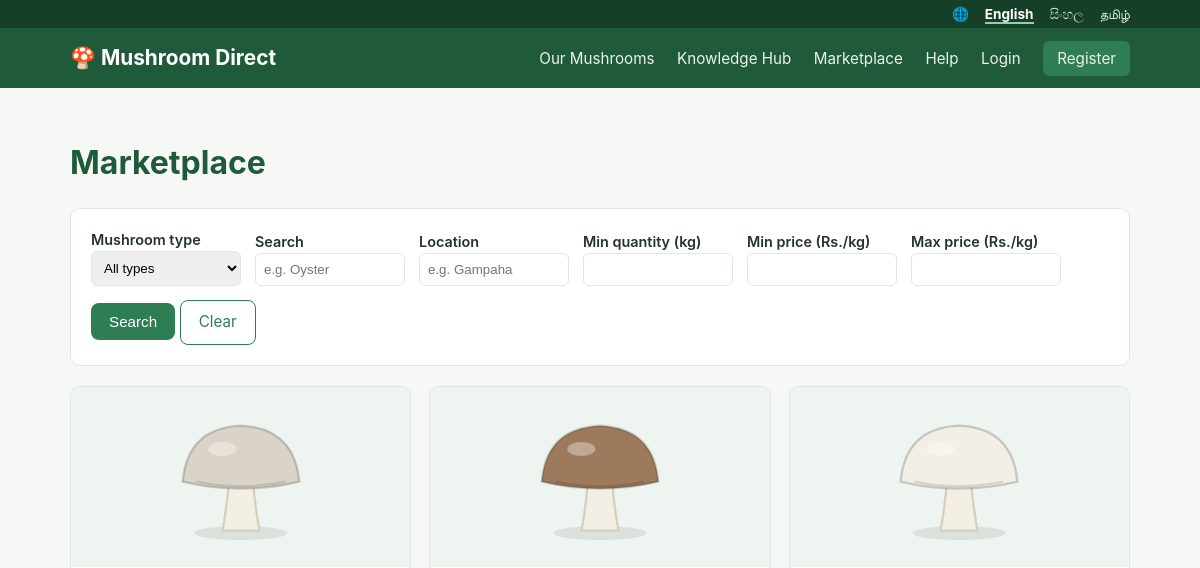
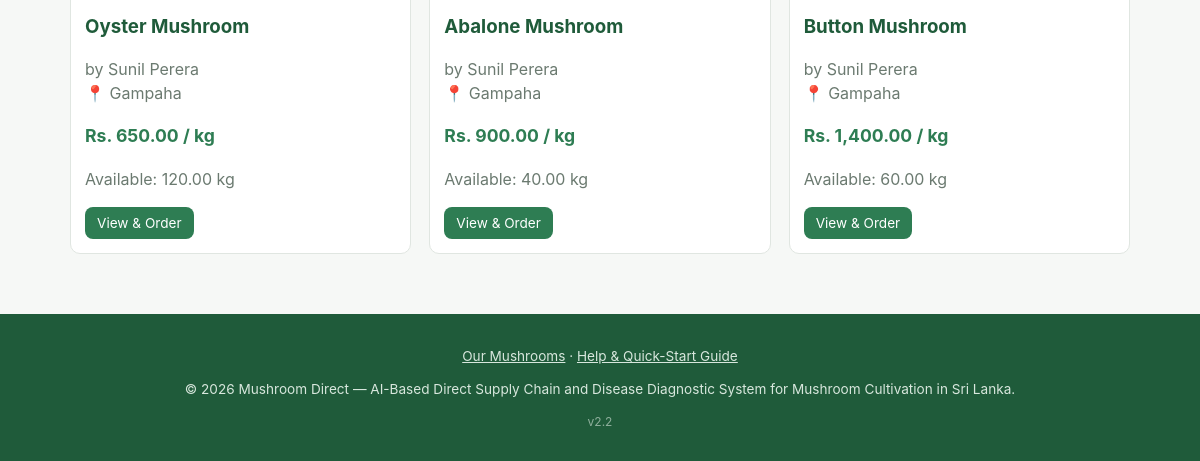
The app's page /buyer/marketplace.php, older data (2 pictures, top to bottom).
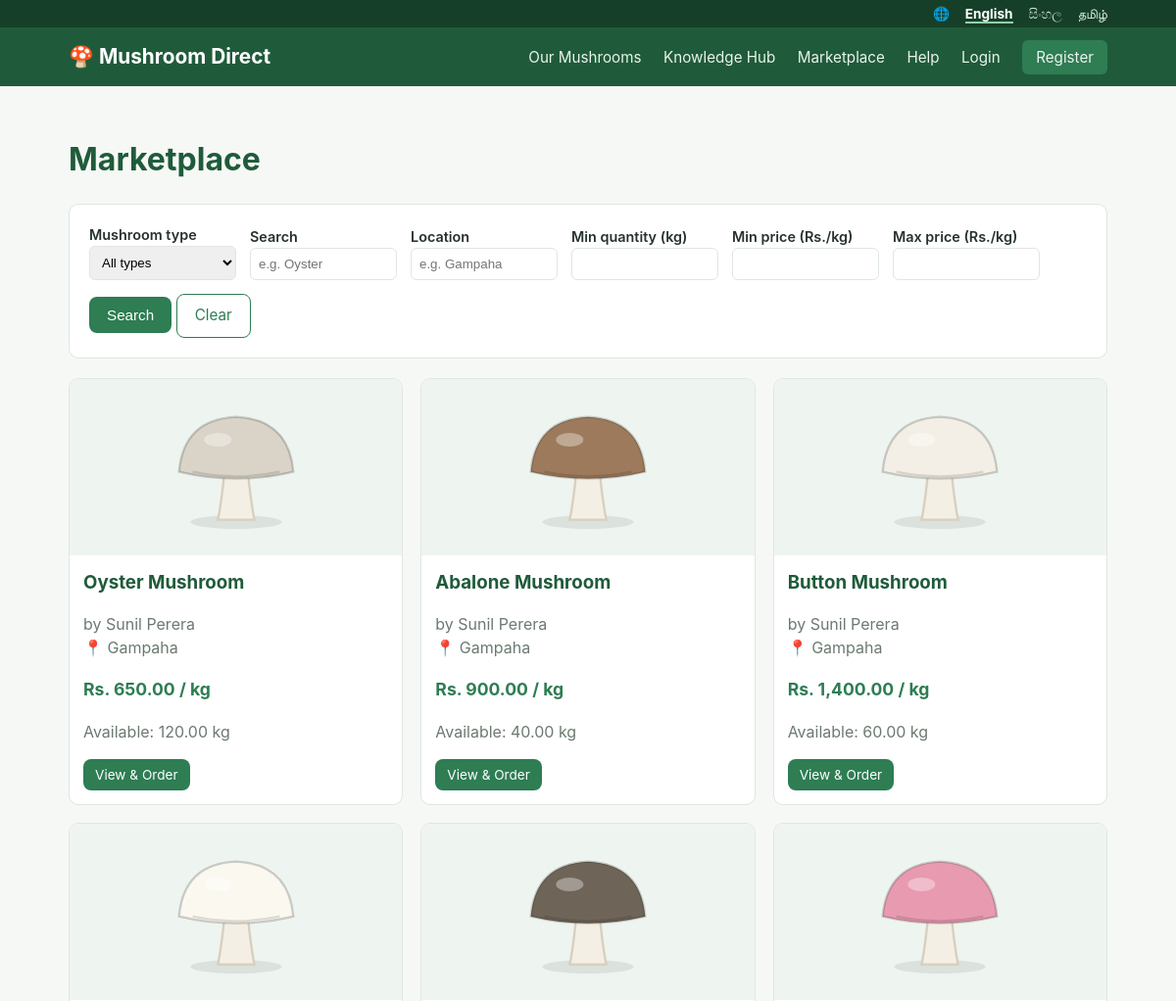
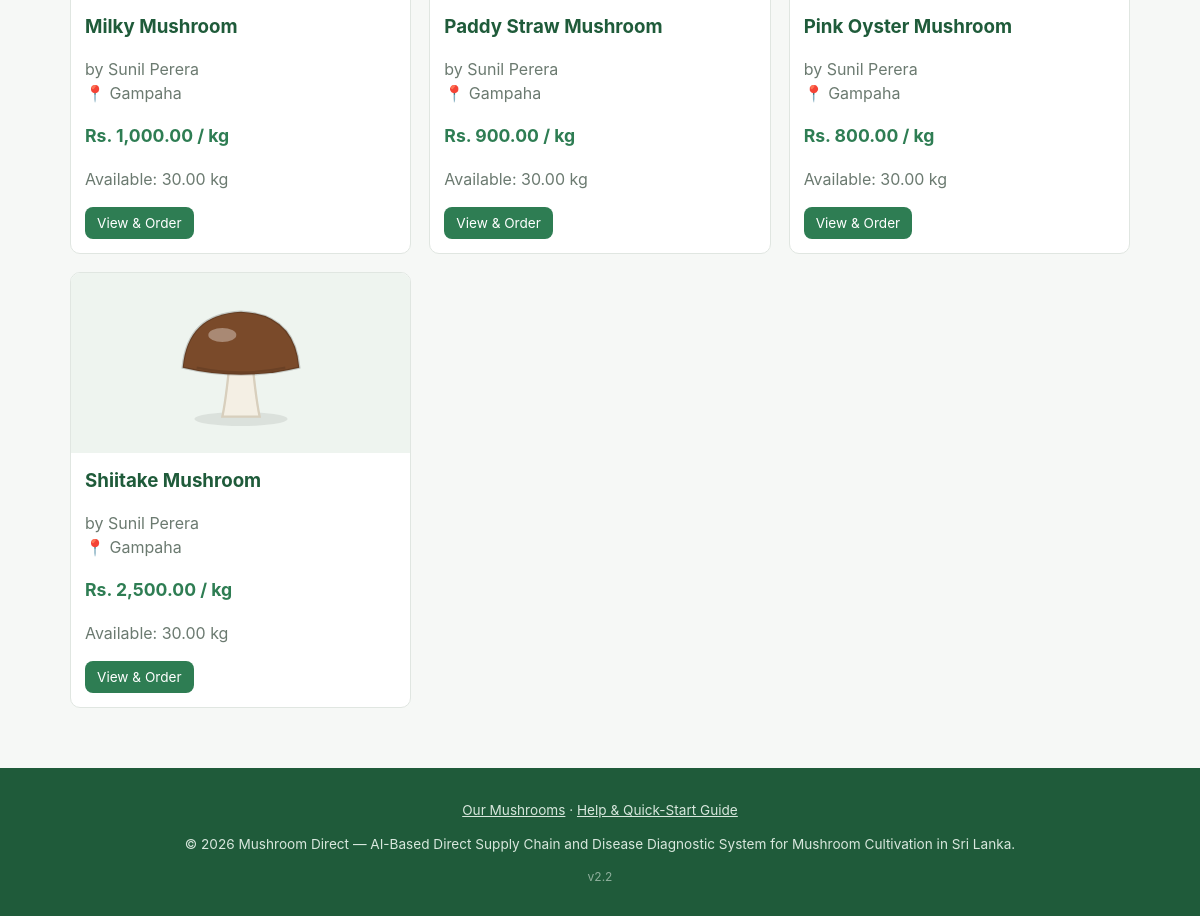
The same page, newer data (2 pictures, top to bottom).
### tables this page shows
CREATE TABLE listings (
  id INT AUTO_INCREMENT PRIMARY KEY,
  farmer_id INT NOT NULL,
  mushroom_type_id INT NULL,
  mushroom_type VARCHAR(100) NOT NULL,
  description TEXT,
  quantity_kg DECIMAL(10,2) NOT NULL,
  price_per_kg DECIMAL(10,2) NOT NULL,
  harvest_date DATE NULL,
  location VARCHAR(100) NULL COMMENT 'District / town of the farm (FR-MKT.3 filter)',
  image VARCHAR(255),
  status ENUM('active','sold_out','removed') NOT NULL DEFAULT 'active',
  created_at TIMESTAMP DEFAULT CURRENT_TIMESTAMP,
  FOREIGN KEY (farmer_id) REFERENCES users(id) ON DELETE CASCADE,
  FOREIGN KEY (mushroom_type_id) REFERENCES mushroom_types(id) ON DELETE SET NULL
);

CREATE TABLE users (
  id INT AUTO_INCREMENT PRIMARY KEY,
  role ENUM('farmer','buyer','admin','expert') NOT NULL,
  full_name VARCHAR(150) NOT NULL,
  email VARCHAR(150) NOT NULL UNIQUE,
  phone VARCHAR(20),
  password_hash VARCHAR(255) NOT NULL,
  business_name VARCHAR(150) NULL COMMENT 'Farm name (farmer) or Hotel/Restaurant name (buyer)',
  address VARCHAR(255),
  profile_image VARCHAR(255),
  is_verified TINYINT(1) NOT NULL DEFAULT 0,
  otp_code VARCHAR(255) NULL COMMENT 'Hashed one-time verification code (FR-AUTH.2)',
  otp_expires_at DATETIME NULL,
  reset_token VARCHAR(255) NULL COMMENT 'Hashed password-reset token (FR-AUTH.4)',
  reset_expires_at DATETIME NULL,
  status ENUM('active','suspended') NOT NULL DEFAULT 'active',
  created_at TIMESTAMP DEFAULT CURRENT_TIMESTAMP
);

### includes/auth.php (called while the page is built, shortened)
<?php
function current_user() {
    return $_SESSION['user'] ?? null;
}

### buyer/marketplace.php (the view, shortened to what this page needs)
<?php
require_once __DIR__ . '/../includes/bootstrap.php';
$search = trim($_GET['q'] ?? '');
$minPrice = $_GET['min_price'] ?? '';
$maxPrice = $_GET['max_price'] ?? '';
$location = trim($_GET['location'] ?? '');
$minQty = $_GET['min_qty'] ?? '';
$sql = "SELECT l.*, u.full_name AS farmer_name, u.address AS farmer_address, " . LISTING_TYPE_COLUMNS . ",
               (SELECT AVG(r.rating) FROM reviews r WHERE r.farmer_id = l.farmer_id) AS farmer_rating
        FROM listings l
        JOIN users u ON u.id = l.farmer_id
        LEFT JOIN mushroom_types mt ON mt.id = l.mushroom_type_id
        WHERE l.status = 'active' AND u.status = 'active'";
$params = [];
$sql .= ' ORDER BY l.created_at DESC';
$stmt = $pdo->prepare($sql);
$stmt->execute($params);
$listings = $stmt->fetchAll();
include __DIR__ . '/../includes/header.php';
?>
<h1><?= te('nav.marketplace') ?></h1>
<form class="card filter-form" method="get" action="">
  <div>
    <label><?= te('mush.type') ?></label>
    <select name="type">
      <option value="0"><?= te('market.all_types') ?></option>
    </select>
  </div>
  <div>
    <label><?= te('common.search') ?></label>
    <input type="text" name="q" value="<?= e($search) ?>" placeholder="<?= te('market.search_ph') ?>">
  </div>
  <div>
    <label><?= te('common.location') ?></label>
    <input type="text" name="location" value="<?= e($location) ?>" placeholder="<?= te('market.location_ph') ?>">
  </div>
  <div>
    <label><?= te('market.min_qty') ?></label>
    <input type="number" name="min_qty" value="<?= e($minQty) ?>">
  </div>
  <div>
    <label><?= te('market.min_price') ?></label>
    <input type="number" name="min_price" value="<?= e($minPrice) ?>">
  </div>
  <div>
    <label><?= te('market.max_price') ?></label>
    <input type="number" name="max_price" value="<?= e($maxPrice) ?>">
  </div>
  <div class="filter-actions">
    <button type="submit" class="btn"><?= te('common.search') ?></button>
    <a href="?" class="btn btn-outline"><?= te('common.clear') ?></a>
  </div>
</form>
<?php if (!$listings): ?>
  <p class="muted"><?= te('market.none') ?></p>
<?php else: ?>
  <div class="grid">
    <?php foreach ($listings as $l): ?>
      <div class="listing-card">
        <?= listing_picture($l) ?>
        <div class="body">
          <h3 style="margin: 0 0 4px;"><?= e(listing_title($l)) ?></h3>
          <p class="muted"><?= te('common.by', ['name' => $l['farmer_name']]) ?>
            <?php if ($l['location'] ?: $l['farmer_address']): ?><br>📍 <?= e($l['location'] ?: $l['farmer_address']) ?><?php endif; ?></p>
          <p class="price"><?= format_money($l['price_per_kg']) ?> <?= te('common.per_kg') ?></p>
          <p class="muted"><?= te('common.available', ['qty' => $l['quantity_kg']]) ?></p>
          <a href="<?= BASE_URL ?>/buyer/listing_view.php?id=<?= (int) $l['id'] ?>" class="btn btn-small"><?= te('market.view_order') ?></a>
        </div>
      </div>
    <?php endforeach; ?>
  </div>
<?php endif; ?>
<?php include __DIR__ . '/../includes/footer.php'; ?>

### includes/header.php (shortened to what this page needs)
<?php
$user = current_user();
$lang = current_lang();
?>
<!DOCTYPE html>
<html lang="<?= e($lang) ?>">
<head>
<link rel="stylesheet" href="<?= BASE_URL ?>/assets/css/style.css">
</head>
<body class="lang-<?= e($lang) ?>">
<div class="lang-bar">
  <div class="container">
    🌐
    <?php foreach (LANGUAGES as $code => $label): ?>
      <a href="<?= e(lang_url($code)) ?>" class="<?= $code === $lang ? 'active' : '' ?>"><?= e($label) ?></a>
    <?php endforeach; ?>
  </div>
</div>
<header class="site-header">
  <div class="container header-inner">
    <a class="brand" href="<?= BASE_URL ?>/index.php">🍄 <?= te('app.name') ?></a>
    <nav class="main-nav">
      <a href="<?= BASE_URL ?>/mushrooms/index.php"><?= te('nav.mushrooms') ?></a>
      <a href="<?= BASE_URL ?>/knowledge/index.php"><?= te('nav.knowledge') ?></a>
      <?php if (!$user): ?>
        <a href="<?= BASE_URL ?>/buyer/marketplace.php"><?= te('nav.marketplace') ?></a>
        <a href="<?= BASE_URL ?>/help.php"><?= te('nav.help') ?></a>
        <a href="<?= BASE_URL ?>/auth/login.php"><?= te('nav.login') ?></a>
        <a href="<?= BASE_URL ?>/auth/register.php" class="btn-nav"><?= te('nav.register') ?></a>
      <?php endif; ?>
    </nav>
  </div>
</header>
<main class="container page-main">

### includes/functions.php (shortened to what this page needs)
<?php
function e($value) {
    return htmlspecialchars((string) $value, ENT_QUOTES, 'UTF-8');
}
function format_money($amount) {
    return 'Rs. ' . number_format((float) $amount, 2);
}
function current_lang() {
    static $lang = null;
    if ($lang === null) {
        $lang = $_SESSION['lang'] ?? ($_COOKIE['lang'] ?? 'en');
    }
    return $lang;
}
function set_lang_from_request() {
    $lang = $_GET['lang'] ?? null;
}
function t($key, array $vars = []) {
    static $strings = [];
    $lang = current_lang();
    if (!isset($strings[$lang])) {
        $strings['en'] = $strings['en'] ?? require __DIR__ . '/../lang/en.php';
        $strings[$lang] = $lang === 'en' ? $strings['en'] : require __DIR__ . '/../lang/' . $lang . '.php';
    }
    $text = $strings[$lang][$key] ?? ($strings['en'][$key] ?? $key);
    foreach ($vars as $name => $value) {
        $text = str_replace('{' . $name . '}', (string) $value, $text);
    }
    return $text;
}
function te($key, array $vars = []) {
    return e(t($key, $vars));
}
function tr_field($row, $field) {
    $lang = current_lang();
    return $row[$field] ?? '';
}
function lang_url($code) {
    $query = $_GET;
    $query['lang'] = $code;
    return strtok($_SERVER['REQUEST_URI'] ?? '', '?') . '?' . http_build_query($query);
}
function mushroom_picture($type, $size = 150) {
    $cap = preg_match('/^#[0-9a-f]{6}$/i', $type['color'] ?? '') ? $type['color'] : '#c9b79c';
    return '<svg width="' . (int) $size . '" height="' . (int) $size . '" viewBox="0 0 120 120" role="img" aria-label="' . e(tr_field($type, 'name')) . '">'
        . '<ellipse cx="60" cy="108" rx="40" ry="6" fill="#000" opacity=".08"/>'
        . '<path d="M50 62 Q47 92 44 106 L76 106 Q73 92 70 62 Z" fill="#f4efe4" stroke="#d8cfbd" stroke-width="2"/>'
        . '<path d="M10 64 Q14 18 60 16 Q106 18 110 64 Q60 76 10 64 Z" fill="' . $cap . '" stroke="rgba(0,0,0,.18)" stroke-width="2"/>'
        . '<path d="M22 64 Q60 72 98 64" stroke="rgba(0,0,0,.12)" stroke-width="2" fill="none"/>'
        . '<ellipse cx="44" cy="36" rx="12" ry="6" fill="#fff" opacity=".35"/>'
        . '</svg>';
}
function listing_title($listing) {
    $lang = current_lang();
    return $listing['mushroom_type'];
}
function listing_picture($listing, $size = 140) {
    return '<div class="pic-fallback">' . mushroom_picture(['name' => listing_title($listing), 'color' => $listing['mt_color'] ?? null], $size) . '</div>';
}

### includes/footer.php
</main>
<footer class="site-footer">
  <div class="container">
    <p>
      <a href="<?= BASE_URL ?>/mushrooms/index.php" style="color:inherit;"><?= te('nav.mushrooms') ?></a> &middot;
      <a href="<?= BASE_URL ?>/help.php" style="color:inherit;"><?= te('footer.help') ?></a>
    </p>
    <p>&copy; <?= date('Y') ?> <?= te('app.name') ?> &mdash; <?= te('footer.tagline') ?></p>
    <p style="opacity:.6; font-size:.75rem;">v<?= e(APP_VERSION) ?></p>
  </div>
</footer>
</body>
</html>

### assets/css/style.css (style rules this page uses)
:root { --green: #2e7d53; --green-dark: #1f5b3a; --navy: #1f4e5f; --bg: #f6f8f6; --card: #ffffff; --text: #26332c; --muted: #6b7a70; --border: #e0e6e1; --danger: #c0392b; --radius: 10px; }
* { box-sizing: border-box; }
body { margin: 0; font-family: -apple-system, "Segoe UI", Roboto, Arial, sans-serif; background: var(--bg); color: var(--text); line-height: 1.5; }
.container { max-width: 1100px; margin: 0 auto; padding: 0 20px; }
.site-header { background: var(--green-dark); color: #fff; }
.header-inner { display: flex; justify-content: space-between; align-items: center; flex-wrap: wrap; padding: 14px 20px; }
.brand { color: #fff; font-size: 1.3rem; font-weight: 700; text-decoration: none; }
.main-nav a { color: #eaf3ec; text-decoration: none; margin-left: 18px; font-size: 0.95rem; }
.main-nav .btn-nav { background: var(--green); padding: 8px 14px; border-radius: 6px; }
.page-main { padding: 30px 20px 60px; min-height: 60vh; }
h1, h2, h3 { color: var(--green-dark); }
.card { background: var(--card); border: 1px solid var(--border); border-radius: var(--radius); padding: 20px; margin-bottom: 20px; }
.grid { display: grid; gap: 18px; grid-template-columns: repeat(auto-fill, minmax(260px, 1fr)); }
.listing-card, .tutorial-card { background: var(--card); border: 1px solid var(--border); border-radius: var(--radius); overflow: hidden; }
.listing-card .body, .tutorial-card .body { padding: 14px; }
.listing-card .price { color: var(--green); font-weight: 700; font-size: 1.1rem; }
.btn { display: inline-block; background: var(--green); color: #fff; border: none; padding: 10px 18px; border-radius: 8px; font-size: 0.95rem; cursor: pointer; text-decoration: none; margin-top: 16px; }
.btn-small { padding: 6px 12px; font-size: 0.85rem; margin-top: 0; }
.btn-outline { background: transparent; border: 1px solid var(--green); color: var(--green); }
.muted { color: var(--muted); }
.site-footer { background: var(--green-dark); color: #d8e7dd; text-align: center; padding: 18px 0; font-size: 0.85rem; }
.lang-bar { background: #163f29; font-size: 0.85rem; padding: 4px 0; text-align: right; color: #cfe3d6; }
.lang-bar a { color: #cfe3d6; text-decoration: none; margin-left: 12px; }
.lang-bar a.active { color: #fff; font-weight: 700; border-bottom: 2px solid #8fd1a8; }
.pic-fallback { background: #eef4ef; display: flex; align-items: center; justify-content: center; height: 100%; min-height: 180px; }
.listing-card .pic-fallback { height: 180px; }
.filter-form { display: flex; gap: 14px; flex-wrap: wrap; align-items: flex-end; margin-bottom: 20px; }
.filter-form label { display: block; font-weight: 600; font-size: 0.9rem; }
.filter-form input, .filter-form select { padding: 8px; width: 150px; border: 1px solid var(--border); border-radius: 6px; }
.filter-form .filter-actions .btn { margin-top: 0; }

Row changes from the older to the newer data that the page shows:
added listings: mushroom_type "Milky Mushroom", farmer.full_name "by Sunil Perera", location "Gampaha", price_per_kg "Rs. 1,000.00", quantity_kg "Available: 30.00 kg"
added listings: mushroom_type "Paddy Straw Mushroom", farmer.full_name "by Sunil Perera", location "Gampaha", price_per_kg "Rs. 900.00", quantity_kg "Available: 30.00 kg"
added listings: mushroom_type "Pink Oyster Mushroom", farmer.full_name "by Sunil Perera", location "Gampaha", price_per_kg "Rs. 800.00", quantity_kg "Available: 30.00 kg"
added listings: mushroom_type "Shiitake Mushroom", farmer.full_name "by Sunil Perera", location "Gampaha", price_per_kg "Rs. 2,500.00", quantity_kg "Available: 30.00 kg"
